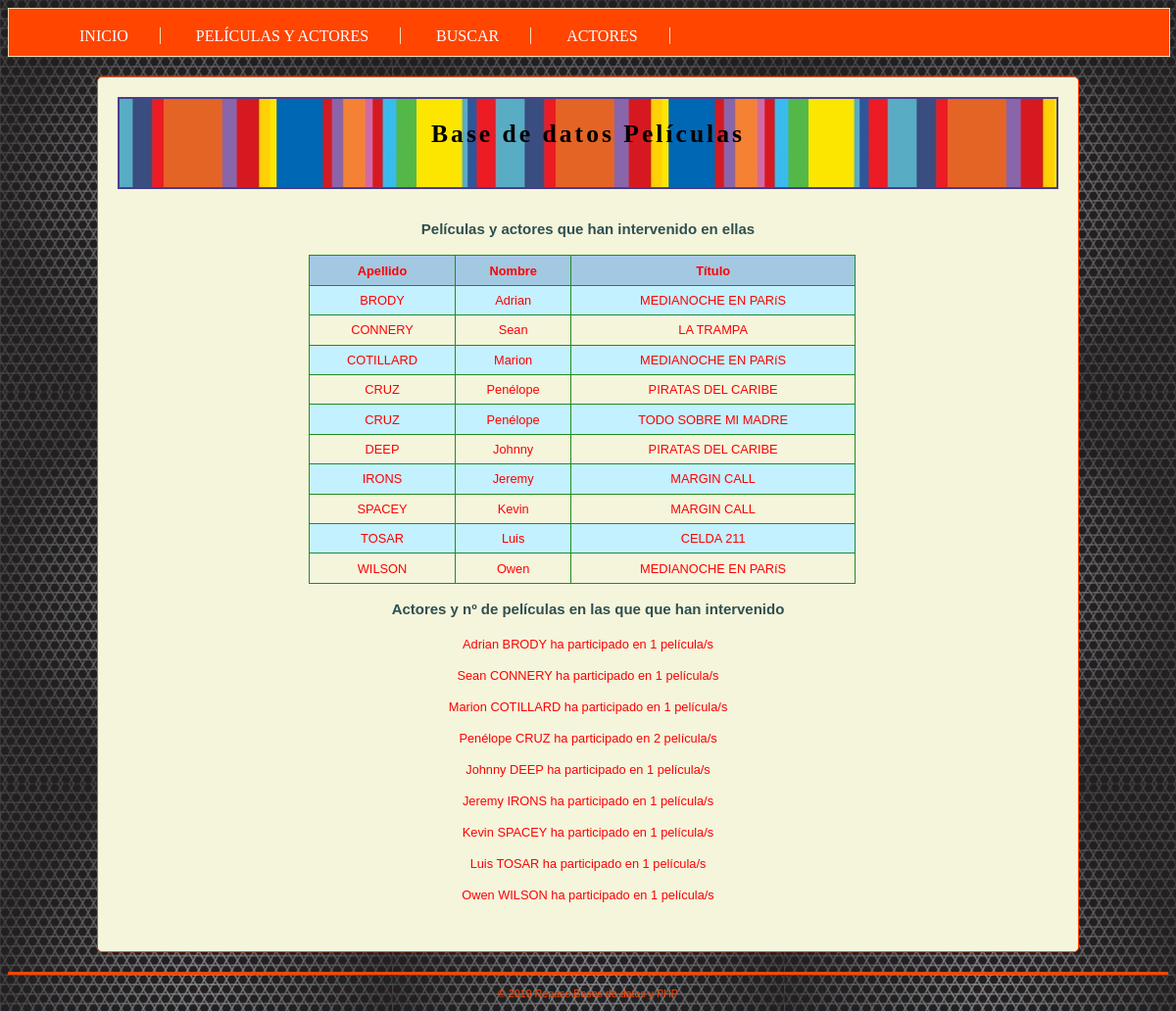
/index.php?opcion=pelisActores, run on the app's committed database.
### tables this page shows
CREATE TABLE IF NOT EXISTS `peliculas` (
  `cod_pelicula` varchar(10) NOT NULL,
  `titulo` varchar(80) NOT NULL,
  `annio` int(11) NOT NULL,
  PRIMARY KEY (`cod_pelicula`)
);

CREATE TABLE IF NOT EXISTS `actores` (
  `id_actor` int(3) NOT NULL AUTO_INCREMENT,
  `nombre` varchar(50) NOT NULL,
  `apellido` varchar(50) NOT NULL,
  PRIMARY KEY (`id_actor`)
);

### modelo.php (called while the page is built, shortened)
<?php
      function obtenerResultado($conexion, $sql)
      {
          $resul = mysqli_query($conexion, $sql);
          $datos = array();
          while ($fila = mysqli_fetch_array($resul))
          {
              $datos[] = $fila;
          }
          return $datos;
      }

### funciones.php (called while the page is built, shortened)
<?php
     function filtrarDato($dato)
     {
         return htmlspecialchars(trim($dato));
     }
?>

### vista_pelis_actores.php (the view)
<?php
    include "cabecera.php";
    echo "<h3>Pel&iacute;culas y actores que han intervenido en ellas </h3>";
    echo " <table><tr><th>Apellido</th><th>Nombre</th><th>T&iacute;tulo</th></tr>";
    foreach ($pelisActores as $p)
    {
            echo "<tr>";
            echo "<td>".strtoupper(filtrarDato($p['apellido'])).
                 " </td><td>".  filtrarDato($p['nombre']) . "</td><td> ".
                    strtoupper(filtrarDato($p['titulo'])) . " </td>";
            echo "</tr>\n ";
    }
    echo " </table>";
    echo "<h3>Actores y n&ordm; de pel&iacute;culas en las que que han intervenido</h3>";
    foreach ($actoresTotalPeliculas as $a)
    {
           echo "<p>".filtrarDato($a['nombre']). " ".strtoupper(filtrarDato($a['apellido'])).
                " ha participado en ".strtoupper(filtrarDato($a['Total peliculas']))." pel&iacute;cula/s</p>";
    }
    include "pie.php";
?>

### index.php (shortened to what this page needs)
<?php
      require_once 'conexion.php';
      require_once 'modelo.php';
      require_once 'funciones.php';
      if (isset($_GET['opcion']) && $_GET['opcion'] == 'pelisActores')
      {
          $sql = "SELECT titulo, nombre, apellido FROM peliculas
                INNER JOIN peliculas_actores ON peliculas.cod_pelicula = peliculas_actores.cod_pelicula
                INNER JOIN actores ON peliculas_actores.id_actor = actores.id_actor ORDER BY apellido";
          $pelisActores = obtenerResultado($conexion, $sql);
          $sql = "SELECT nombre, apellido, COUNT(peliculas_actores.cod_Pelicula) AS 'Total peliculas' FROM actores \n"
                  . " INNER JOIN peliculas_actores ON actores.id_actor = peliculas_actores.id_actor
                    GROUP BY actores.id_actor  ORDER BY apellido";
          $actoresTotalPeliculas = obtenerResultado($conexion, $sql);
          include 'vista_pelis_actores.php';
          exit();
      }
?>

### cabecera.php (shortened to what this page needs)
<!DOCTYPE html>
<html lang="es">
    <head>
        <link rel="stylesheet" type="text/css" href="css/estilo.css" />
    </head>
    <body>
         <?php include "menu.php" ?>
        <div id="contenido">
        <div id="cabecera">
            <h1> Base de datos Pel&iacute;culas </h1>
        </div>
        <div id="principal">

### menu.php
 <div id="menu">
                <ul>
                     <li ><a href="index.php">INICIO</a></li>
                     <li><a href="index.php?opcion=pelisActores">PEL&Iacute;CULAS Y ACTORES</a></li>
                     <li><a href="index.php?opcion=estrenos">BUSCAR</a></li>
                     <li><a href="index.php?opcion=actores">ACTORES</a></li>
                </ul>
</div>

### pie.php
    </div>
    </div>
    <div id="pie">
            <p class="copyright">
                &copy; <?php echo date("Y"); ?> Repaso Bases de datos y PHP
            </p>
     </div>
    </body>
</html>

### css/estilo.css (style rules this page uses)
body { height: 100%; background-image: url(../images/bgblack.jpg); background-position: 50% 0; color: red; line-height: 1.5; font-family: "Century Gothic", "Gill Sans", Arial, sans-serif; font-size: 80%; text-align: center; }
#contenido { width: 960px; background: beige; margin: 20px auto; padding: 20px; -moz-border-radius: 5px; -webkit-border-radius: 5px; border-radius: 5px; border: 1px solid orangered; min-height: 600px; }
#principal { padding: 15px; min-height: 400px; }
#cabecera { height: 90px; margin: 0 auto; background-image: url(../images/bgcolores01.jpg); border: 2px solid darkslateblue; }
#menu { background-color: orangered; border: 1px solid wheat; width: 100%; height: 3em; color: white; font-family: "Rockwell"; font-size: 16px; }
#menu a { color: white; text-decoration: none; }
#menu ul { list-style-type: none; text-align: left; }
#menu ul li { display: inline; border-right: 1px solid wheat; padding-right: 2em; padding-left: 2em; }
#cabecera h1 { text-align: center; color: black; font-family: "Rockwell"; letter-spacing: 3px; }
#pie { margin: 0 auto; color: orangered; border-top: 3px solid orangered; }
#pie p { text-align: center; font-size: smaller; }
h1, h2, h3, h4 { color: darkslategray; }
table { border: 1px solid forestgreen; border-collapse: collapse; margin-left: 180px; width: 60%; }
th { font-weight: bold; }
td, th { border: 1px solid forestgreen; padding: .4em .5em .4em .5em; vertical-align: top; text-align: center; }
tr:nth-child(even) { background-color: #C4F1FF; }
th { font-weight: bold; background-color: #a2c9e1; }

### data on the page
peliculas: actores.apellido "BRODY", actores.nombre "Adrian", titulo "MEDIANOCHE EN PARíS", actores.apellido "COTILLARD", actores.nombre "Marion", actores.apellido "WILSON", actores.nombre "Owen"
peliculas: actores.apellido "CONNERY", actores.nombre "Sean", titulo "LA TRAMPA"
peliculas: actores.apellido "CRUZ", actores.nombre "Penélope", titulo "PIRATAS DEL CARIBE", actores.apellido "DEEP", actores.nombre "Johnny"
peliculas: actores.apellido "CRUZ", actores.nombre "Penélope", titulo "TODO SOBRE MI MADRE"
peliculas: actores.apellido "IRONS", actores.nombre "Jeremy", titulo "MARGIN CALL", actores.apellido "SPACEY", actores.nombre "Kevin"
peliculas: actores.apellido "TOSAR", actores.nombre "Luis", titulo "CELDA 211"

### other printed values
filtrarDato($a['nombre']) "Adrian"
filtrarDato($a['apellido']) "BRODY"
filtrarDato($a['Total peliculas']) "1"
filtrarDato($a['nombre']) "Sean"
filtrarDato($a['apellido']) "CONNERY"
filtrarDato($a['nombre']) "Marion"
filtrarDato($a['apellido']) "COTILLARD"
filtrarDato($a['nombre']) "Penélope"
filtrarDato($a['apellido']) "CRUZ"
filtrarDato($a['Total peliculas']) "2"
filtrarDato($a['nombre']) "Johnny"
filtrarDato($a['apellido']) "DEEP"
filtrarDato($a['nombre']) "Jeremy"
filtrarDato($a['apellido']) "IRONS"
filtrarDato($a['nombre']) "Kevin"
